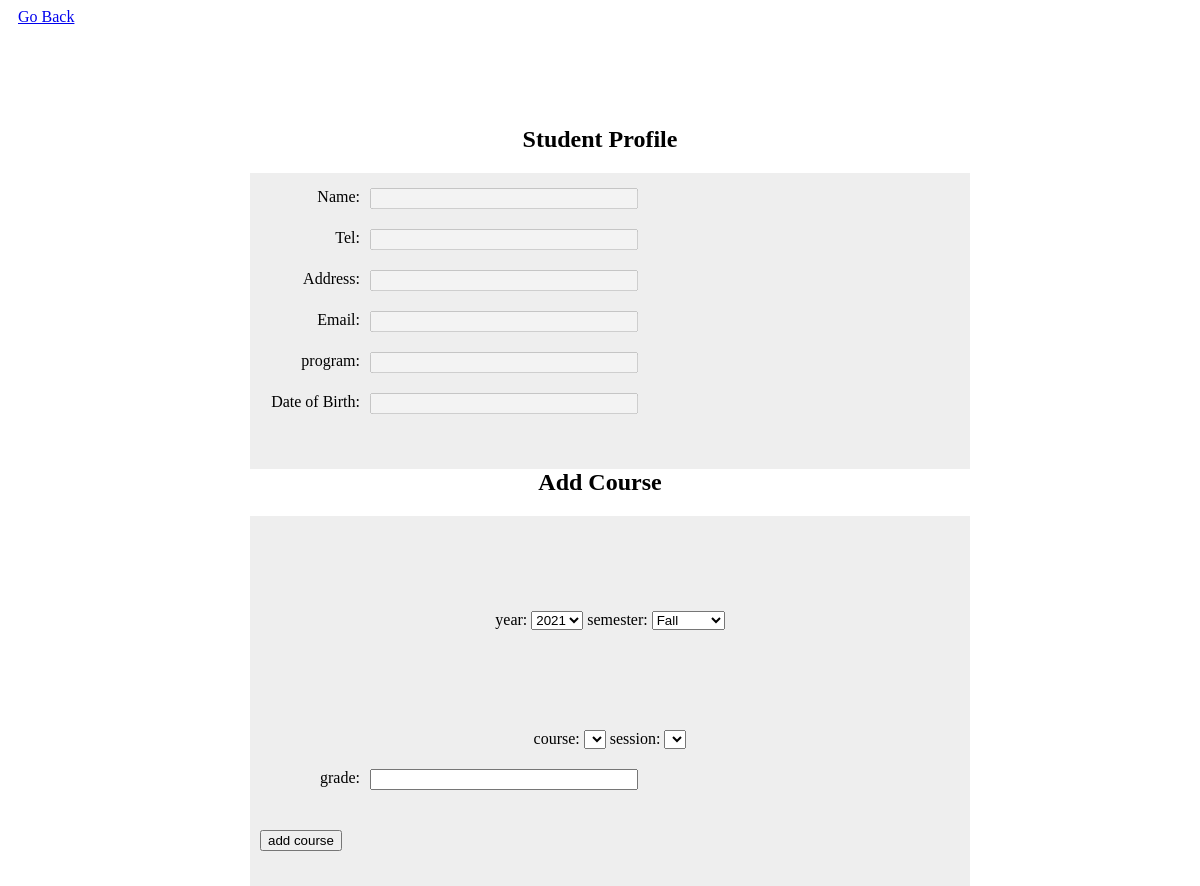
Before: /add_enrollment.php?id=1 with the older database file.
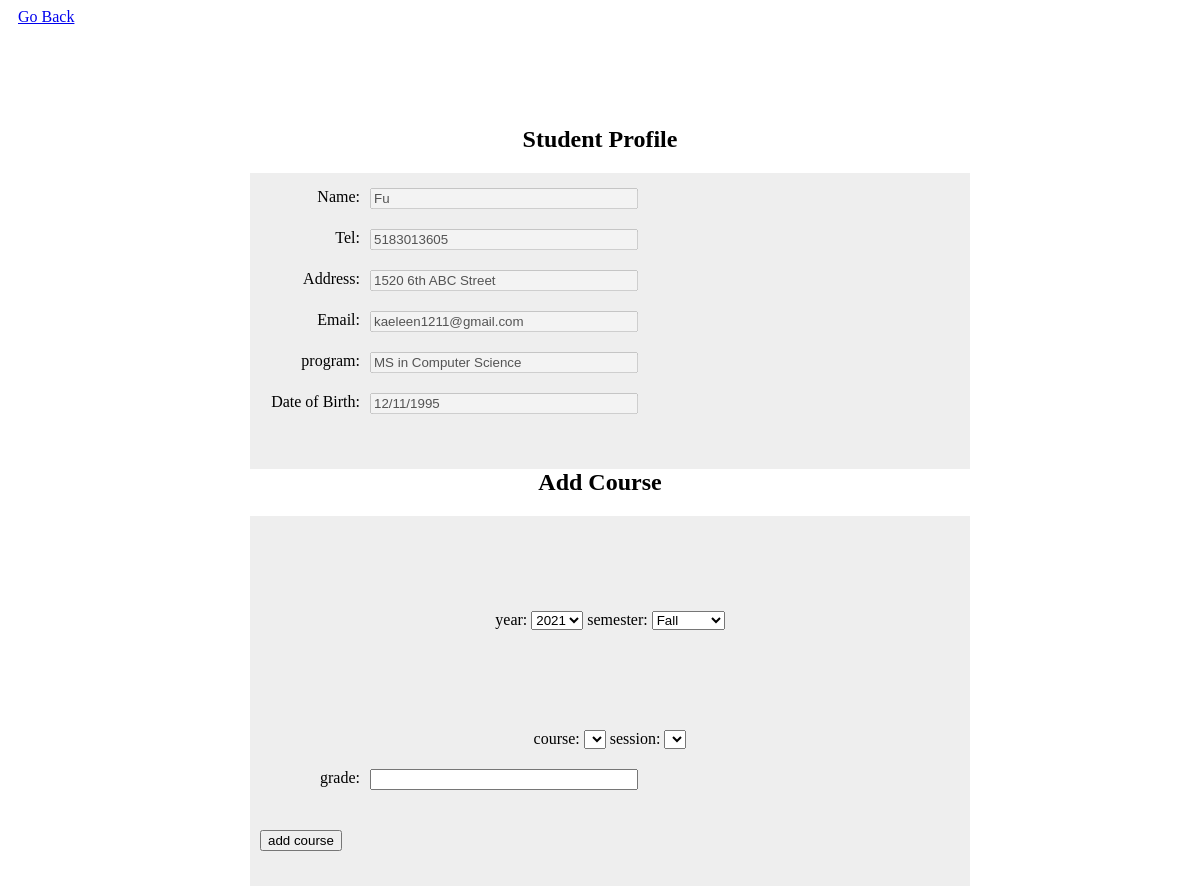
After: the same page with the newer database file.
### tables this page shows
CREATE TABLE IF NOT EXISTS `student` (
  `student_id` int UNSIGNED NOT NULL AUTO_INCREMENT,
  `name` varchar(255) DEFAULT NULL,
  `email` varchar(255) DEFAULT NULL,
  `address` varchar(255) DEFAULT NULL,
  `password` varchar(255) NOT NULL DEFAULT '123',
  `program_id` int DEFAULT NULL,
  `tel` varchar(255) DEFAULT NULL,
  `dob` varchar(255) DEFAULT NULL,
  PRIMARY KEY (`student_id`) USING BTREE
);

CREATE TABLE IF NOT EXISTS `program` (
  `program_id` int NOT NULL AUTO_INCREMENT,
  `type` varchar(255) DEFAULT NULL,
  `program_name` varchar(255) DEFAULT NULL,
  PRIMARY KEY (`program_id`) USING BTREE
);

### add_enrollment.php (the view, shortened to what this page needs)
<?php
include 'mysql.php';
$student_id = $_GET['id'];
$sql = "select student.*,program.program_name from student join program on program.program_id = student.program_id and student_id=$student_id = $student_id;
";
$result = mysqli_query($conn,$sql);
$student_info = mysqli_fetch_assoc($result);
$year_sql = "select * from course";
$year_result = mysqli_query($conn,$year_sql);
$year = $semester = [];
while ($row = mysqli_fetch_assoc($year_result)) {
    $year[] =$row['year'];
    $semester[]=$row['semester'];
}
$year = array_unique($year);
$semester = array_unique($semester);
?>
<!DOCTYPE html>
<html lang="en">
<head>
    <a style="margin: 10px" href="edit_student.php?year=2021&semester=Fall&id=1">Go Back</a>
</head>
<body>
<div class="adds-stu-wrap" style="display: block">
    <h2 class="head" style="text-align:center"> Student Profile</h2>
    <div class="adds-stu">
        <form action="edit_student_do.php" method="post">
                    <div>
                        <p>Name:</p>
                        <input type="text" name="name" disabled id="" value="<?php echo  $student_info['name'];  ?>">
                    </div>
                    <div>
                        <p>Tel:</p>
                        <input type="text" name="tel" id=""  disabled value="<?php echo  $student_info['tel'];  ?>">
                    </div>
                    <div>
                        <p>Address:</p>
                        <input type="text" name="address" id="" disabled value="<?php echo  $student_info['address'];  ?>">
                    </div>
                     <div>
                        <p>Email:</p>
                        <input type="text" name="email" id="" disabled value="<?php echo  $student_info['email'];  ?>">
                    </div>
                    <div>
                        <p>program:</p>
                        <input type="text" name="program" id="" disabled value="<?php echo  $student_info['program_name'];  ?>">
                    </div>
                    <div>
                        <p>Date of Birth:</p>
                        <input type="text" name="dob" id=""  disabled value="<?php echo  $student_info['dob'];  ?>">
                    </div>
        </form>
    </div>
</div>
<div class="adds-stu-wrap" style="display: block">
    <h2 class="head" style="text-align:center">Add Course </h2>
    <div class="adds-stu">
        <form action="edit_student_do.php" method="post">
            <div style="text-align: center;margin-top: 80px">
                year:
                <select name="year" id="year" onchange="get_course()">
                    <?php
                    foreach ($year as $item){
                        ?>
                        <option value ="<?php echo  $item;  ?>"  ><?php echo  $item;  ?></option>
                        <?php
                    }
                    ?>
                </select>
                semester:
                <select name="semester" id="semester" onchange="get_course()">
                    <?php
                    foreach ($semester as $item){
                        ?>
                        <option value ="<?php echo  $item;  ?>" ><?php echo  $item;  ?></option>
                        <?php
                    }
                    ?>
                </select>
            </div>
            <div style="text-align: center;margin-top: 80px">
                course:
                <select name="course" id="course" onchange="get_session()">
                </select>
                session:
                <select name="session" id="session">
                </select>
            </div>
            <div>
                <p>grade:</p>
                <input type="text" name="grade" id="" value="">
            </div>
            <div>
                <button>add course</button>
            </div>
        </form>
    </div>
</div>
</body>
</html>

### add_enrollment.php (style rules this page uses)
.adds-stu-wrap { width: 700px; height: auto; margin: 0 auto; margin-top: 100px; }
.adds-stu { float: left; width: 100%; height: auto; background-color: #eee; padding: 15px 10px; }
.adds-stu div { float: left; width: 100%; margin-bottom: 20px; }
.adds-stu div>p { float: left; width: 100px; margin: 0 10px 0 0; text-align: right; }
.adds-stu div>input { float: left; width: 260px; }

Changed rows visible on the page:
now on this page (row edited): student: name "Fu", tel "5183013605", address "1520 6th ABC Street", email "kaeleen1211@gmail.com", program "MS in Computer Science", dob "12/11/1995"
